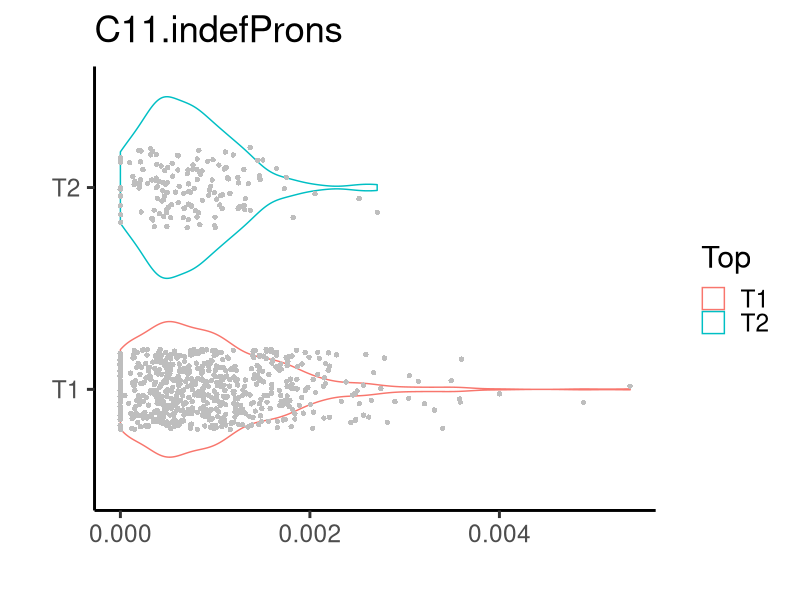
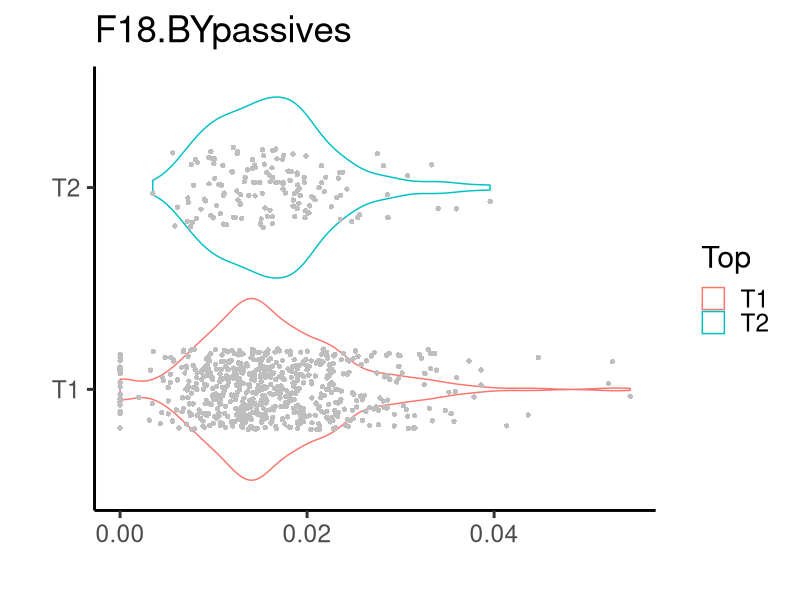
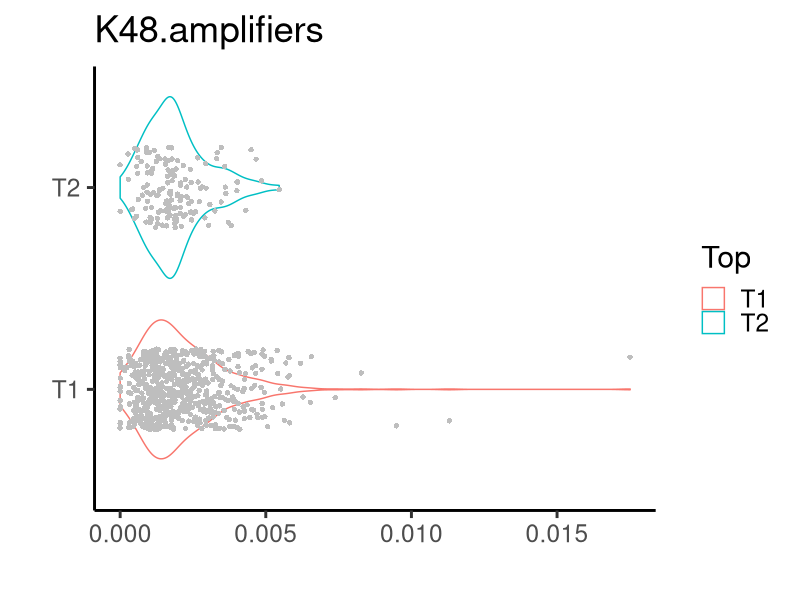
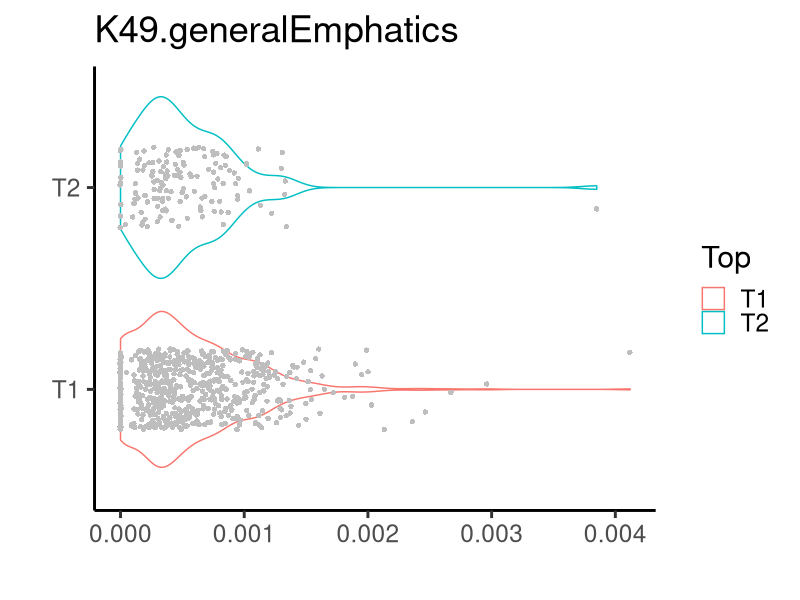
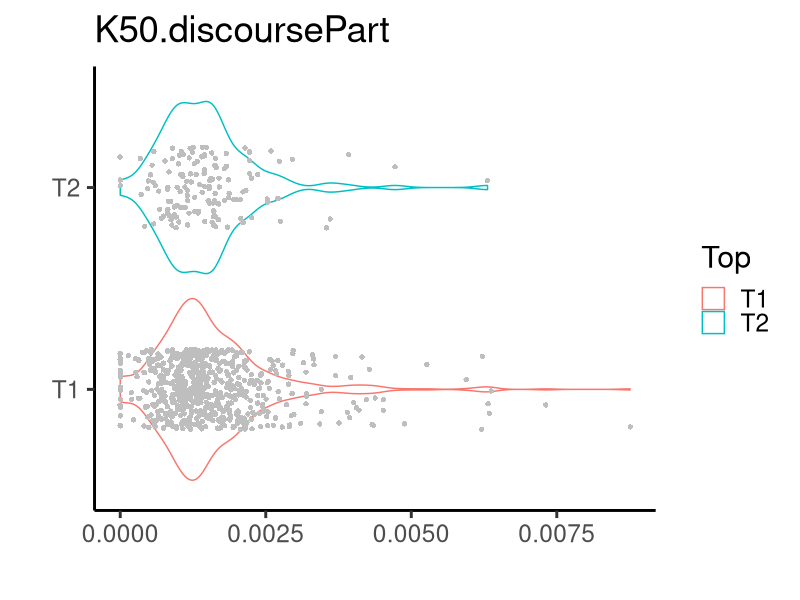

Write R code to recreate these figures, in order. (Note: this script raises an error after producing the figures.)
#experiments with annotated corpora
# cases-annot.dat needs to have text ids as the row names and the column Top for their top level categories
c.annot=read.table('cases-annot.dat',header=T)
c=read.table('cases-biber.dat',header=T,row.names=NULL)
dim(c)
fnum=dim(c)[2]
flabels=rownames(c.annot)
rownames(c)=flabels;

#text external view
testIndex=sort.int(sample(nrow(c.annot),25))
View(c.annot[testIndex,])
table(c.annot$Top)

#text internal view
View(c[testIndex,])
colnames(c)

## library(caret)
## #centering and scaling
## featurePlot(c[,1:12],c.annot$Top,plot="strip", jitter=T)
## preC.model=preProcess(c, method = c("center", "scale"));
## c=predict(preC.model,c);
## featurePlot(c[,1:12],c.annot$Top,plot="strip", jitter=T)
## featurePlot(c,c.annot$Top,plot="strip", jitter =T);

colnames(c)
Top=c.annot$Top
s=c[,c("C11.indefProns","F18.BYpassives","K48.amplifiers","K49.generalEmphatics", "K50.discoursePart")]
s=cbind(s,Top);
head(s)
library(ggplot2)

ggplot(s, aes(y=C11.indefProns,x=Top, color=Top)) + geom_violin(trim=T) + theme_classic(base_size = 22) + geom_jitter(shape=16, position=position_jitter(0.2), color='grey') + labs(title="C11.indefProns",x="", y = "") + coord_flip(); dev.copy(pdf,"C11.indefProns.pdf"); dev.off();

ggplot(s, aes(y=F18.BYpassives,x=Top, color=Top)) + geom_violin(trim=T) + theme_classic(base_size = 22) + geom_jitter(shape=16, position=position_jitter(0.2), color='grey') + labs(title="F18.BYpassives",x="", y = "") + coord_flip(); dev.copy(pdf,'F18.BYpassives.pdf'); dev.off();

ggplot(s, aes(y=K48.amplifiers,x=Top, color=Top)) + geom_violin(trim=T) + theme_classic(base_size = 22) + geom_jitter(shape=16, position=position_jitter(0.2), color='grey') + labs(title="K48.amplifiers",x="", y = "") + coord_flip(); dev.copy(pdf,'K48.amplifiers.pdf'); dev.off();

ggplot(s, aes(y=K49.generalEmphatics,x=Top, color=Top)) + geom_violin(trim=T) + theme_classic(base_size = 22) + geom_jitter(shape=16, position=position_jitter(0.2), color='grey') + labs(title="K49.generalEmphatics",x="", y = "") + coord_flip();dev.copy(pdf,'K49.generalEmphatics.pdf'); dev.off();

ggplot(s, aes(y=K50.discoursePart,x=Top, color=Top)) + geom_violin(trim=T) + theme_classic(base_size = 22) + geom_jitter(shape=16, position=position_jitter(0.2), color='grey') + labs(title="K50.discoursePart",x="", y = "") + coord_flip();dev.copy(pdf,'K50.discoursePart.pdf'); dev.off();

##stat_summary(fun.data="mean_sdl", geom="pointrange", width=0.2, color="red" )  + coord_cartesian(ylim =c(0, 2000)), scale_y_continuous(limits = 

Genre1=c.annot$Top
s=cbind(as.data.frame(b.factanal$scores),Genre1);
ggplot(s1, aes(y=Factor1,x=Genre1, color=Genre1)) + geom_violin(trim=T)  + stat_summary(fun.data="mean_sdl", geom="pointrange", color="red" ) + theme_classic(base_size = 22) + labs(title="Factor1",x="", y = "") + coord_flip();

x=which(Genre1=='news' | Genre1=='fiction')
ggplot(s1[x], aes(y=Factor1,x=Genre1, color=Genre1)) + geom_violin(trim=T)  + stat_summary(fun.data="mean_sdl", geom="pointrange", color="red" ) + theme_classic(base_size = 22) + labs(title="Factor1",x="", y = "") + coord_flip();


#model from https://rpubs.com/malshe/214303
logit=nnet::multinom(c.annot$Top ~ ., c);
output=summary(logit);
z <- output$coefficients/output$standard.errors
p=pt(abs(z), df=length(c.annot$Top)-length(c[1,]),lower=FALSE)
fnames=rownames(p);
goodfeatures=c('');
for (i in c(1:length(fnames))) {
    print(fnames[i]);
    l=names(p[i,p[i,]<0.005]);
    goodfeatures=union(l, goodfeatures);
    print(l)
}
print(goodfeatures)

